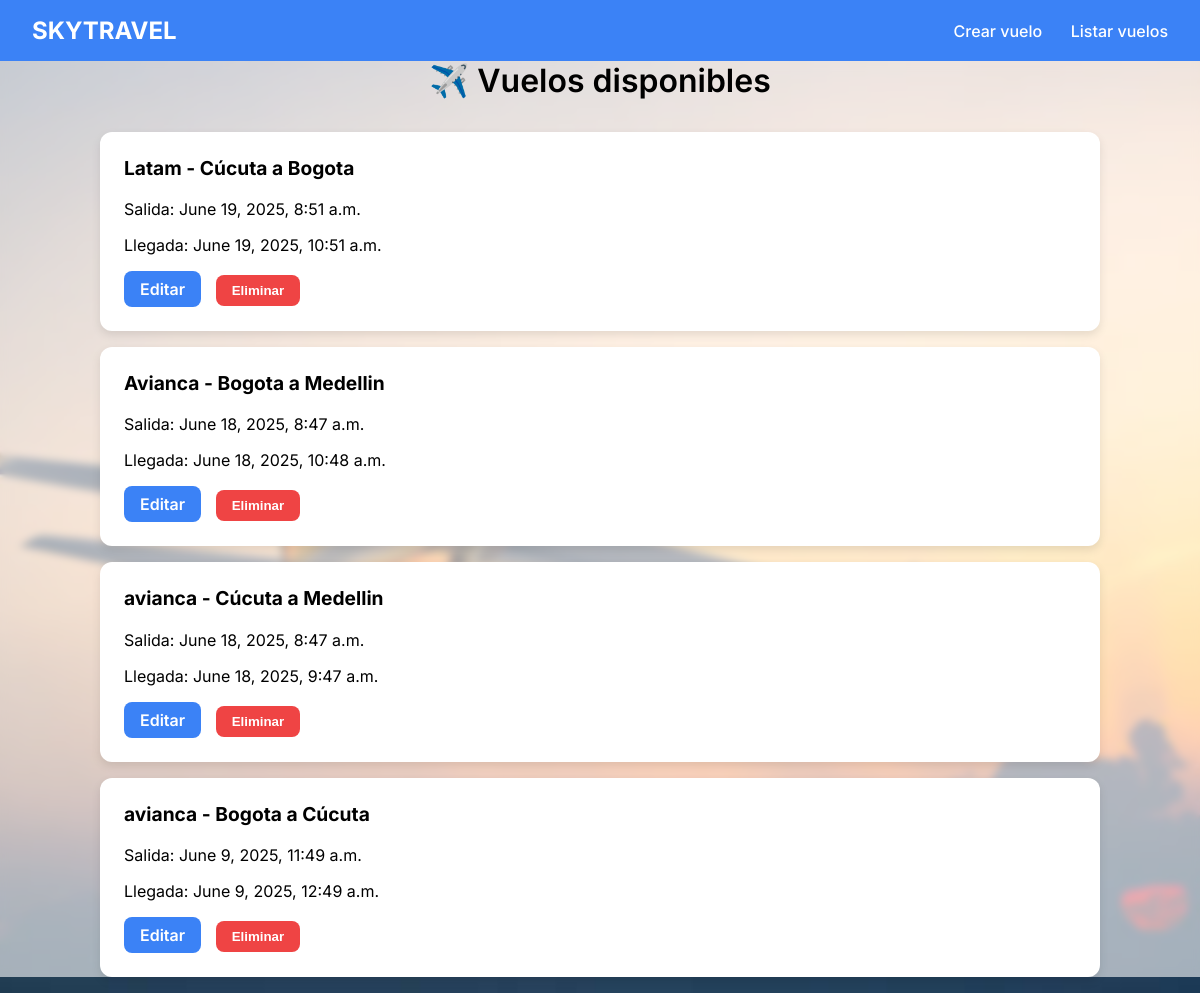
/api/vuelos/vuelos/, run on the app's committed database.
### flights/models.py (models this page shows, shortened)
class Flight(models.Model):
    airline = models.CharField(max_length=100)
    origin = models.CharField(max_length=100)
    destination = models.CharField(max_length=100)
    departure_time = models.DateTimeField()
    arrival_time = models.DateTimeField()
    price = models.DecimalField(max_digits=10, decimal_places=2, default=0.00)
    created_by = models.ForeignKey(settings.AUTH_USER_MODEL, on_delete=models.CASCADE)
    is_active = models.BooleanField(default=True)  # para cancelación futura

### flights/views.py (the view)
# urls.py: path('vuelos/', views.listar_vuelos, name='listar_vuelos'),
def listar_vuelos(request):
    vuelos = Flight.objects.all().order_by('-departure_time')
    return render(request, 'listar_vuelos.html', {'vuelos': vuelos})

### usuarios/templates/listar_vuelos.html (shortened to what this page needs)
{% load static %}
<!DOCTYPE html>
<html lang="es">
<head>
</head>
<body>
  <nav>
    <div class="logo">SKYTRAVEL</div>
    <div class="links">
      <a href="{% url 'crear_vuelo' %}">Crear vuelo</a>
      <a href="{% url 'listar_vuelos' %}">Listar vuelos</a>
    </div>
  </nav>
  <div class="overlay">
    <div class="container">
      <div class="title">✈️ Vuelos disponibles</div>
      {% for vuelo in vuelos %}
        <div class="card">
          <h3>{{ vuelo.airline }} - {{ vuelo.origin }} a {{ vuelo.destination }}</h3>
          <p>Salida: {{ vuelo.departure_time }}</p>
          <p>Llegada: {{ vuelo.arrival_time }}</p>
          <div class="card-buttons">
            <a href="{% url 'editar_vuelo' vuelo.id %}" class="edit-btn">Editar</a>
            <form method="POST" action="{% url 'eliminar_vuelo' vuelo.id %}" style="display:inline;">
              <button type="submit" class="delete-btn">Eliminar</button>
            </form>
          </div>
        </div>
      {% empty %}
        <p>No hay vuelos registrados aún.</p>
      {% endfor %}
    </div>
  </div>
</body>
</html>

### data on the page
Flight: airline "Latam", origin "Cúcuta", destination "Bogota", departure_time "June 19, 2025, 8:51 a.m.", arrival_time "June 19, 2025, 10:51 a.m."
Flight: airline "Avianca", origin "Bogota", destination "Medellin", departure_time "June 18, 2025, 8:47 a.m.", arrival_time "June 18, 2025, 10:48 a.m."
Flight: airline "avianca", origin "Cúcuta", destination "Medellin", departure_time "June 18, 2025, 8:47 a.m.", arrival_time "June 18, 2025, 9:47 a.m."
Flight: airline "avianca", origin "Bogota", destination "Cúcuta", departure_time "June 9, 2025, 11:49 a.m.", arrival_time "June 9, 2025, 12:49 a.m."
